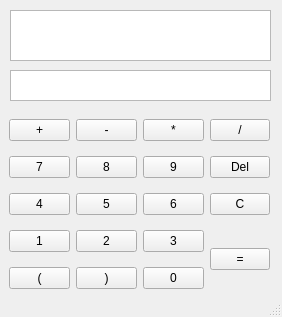
<?xml version="1.0" encoding="UTF-8"?>
<ui version="4.0">
 <class>Calc</class>
 <widget class="QMainWindow" name="Calc">
  <property name="geometry">
   <rect>
    <x>0</x>
    <y>0</y>
    <width>282</width>
    <height>317</height>
   </rect>
  </property>
  <property name="windowTitle">
   <string>Calc</string>
  </property>
  <widget class="QWidget" name="centralwidget">
   <widget class="QTextBrowser" name="textInput">
    <property name="geometry">
     <rect>
      <x>10</x>
      <y>10</y>
      <width>261</width>
      <height>51</height>
     </rect>
    </property>
    <property name="styleSheet">
     <string notr="true">font: 9pt &quot;Fira Code&quot;;</string>
    </property>
   </widget>
   <widget class="QTextBrowser" name="textOutput">
    <property name="geometry">
     <rect>
      <x>10</x>
      <y>70</y>
      <width>261</width>
      <height>31</height>
     </rect>
    </property>
    <property name="styleSheet">
     <string notr="true">font: 9pt &quot;Fira Code&quot;;</string>
    </property>
   </widget>
   <widget class="QWidget" name="gridLayoutWidget">
    <property name="geometry">
     <rect>
      <x>9</x>
      <y>110</y>
      <width>261</width>
      <height>191</height>
     </rect>
    </property>
    <layout class="QGridLayout" name="gridLayout">
     <item row="0" column="0">
      <widget class="QPushButton" name="bpls">
       <property name="text">
        <string>+</string>
       </property>
      </widget>
     </item>
     <item row="1" column="0">
      <widget class="QPushButton" name="b7">
       <property name="text">
        <string>7</string>
       </property>
      </widget>
     </item>
     <item row="1" column="1">
      <widget class="QPushButton" name="b8">
       <property name="text">
        <string>8</string>
       </property>
      </widget>
     </item>
     <item row="0" column="1">
      <widget class="QPushButton" name="bsub">
       <property name="text">
        <string>-</string>
       </property>
      </widget>
     </item>
     <item row="3" column="2">
      <widget class="QPushButton" name="b3">
       <property name="text">
        <string>3</string>
       </property>
      </widget>
     </item>
     <item row="2" column="1">
      <widget class="QPushButton" name="b5">
       <property name="text">
        <string>5</string>
       </property>
      </widget>
     </item>
     <item row="2" column="2">
      <widget class="QPushButton" name="b6">
       <property name="text">
        <string>6</string>
       </property>
      </widget>
     </item>
     <item row="1" column="2">
      <widget class="QPushButton" name="b9">
       <property name="text">
        <string>9</string>
       </property>
      </widget>
     </item>
     <item row="0" column="3">
      <widget class="QPushButton" name="bdiv">
       <property name="text">
        <string>/</string>
       </property>
      </widget>
     </item>
     <item row="2" column="0">
      <widget class="QPushButton" name="b4">
       <property name="text">
        <string>4</string>
       </property>
      </widget>
     </item>
     <item row="0" column="2">
      <widget class="QPushButton" name="btime">
       <property name="text">
        <string>*</string>
       </property>
      </widget>
     </item>
     <item row="3" column="0">
      <widget class="QPushButton" name="b1">
       <property name="text">
        <string>1</string>
       </property>
      </widget>
     </item>
     <item row="3" column="1">
      <widget class="QPushButton" name="b2">
       <property name="text">
        <string>2</string>
       </property>
      </widget>
     </item>
     <item row="4" column="0">
      <widget class="QPushButton" name="bl">
       <property name="text">
        <string>(</string>
       </property>
      </widget>
     </item>
     <item row="1" column="3">
      <widget class="QPushButton" name="bdel">
       <property name="text">
        <string>Del</string>
       </property>
      </widget>
     </item>
     <item row="4" column="1">
      <widget class="QPushButton" name="br">
       <property name="text">
        <string>)</string>
       </property>
      </widget>
     </item>
     <item row="2" column="3">
      <widget class="QPushButton" name="bc">
       <property name="text">
        <string>C</string>
       </property>
      </widget>
     </item>
     <item row="4" column="2">
      <widget class="QPushButton" name="b0">
       <property name="text">
        <string>0</string>
       </property>
      </widget>
     </item>
     <item row="3" column="3" rowspan="2">
      <widget class="QPushButton" name="beq">
       <property name="text">
        <string>=</string>
       </property>
      </widget>
     </item>
    </layout>
   </widget>
  </widget>
  <widget class="QMenuBar" name="menubar">
   <property name="geometry">
    <rect>
     <x>0</x>
     <y>0</y>
     <width>282</width>
     <height>18</height>
    </rect>
   </property>
  </widget>
  <widget class="QStatusBar" name="statusbar"/>
 </widget>
 <resources/>
 <connections/>
</ui>
